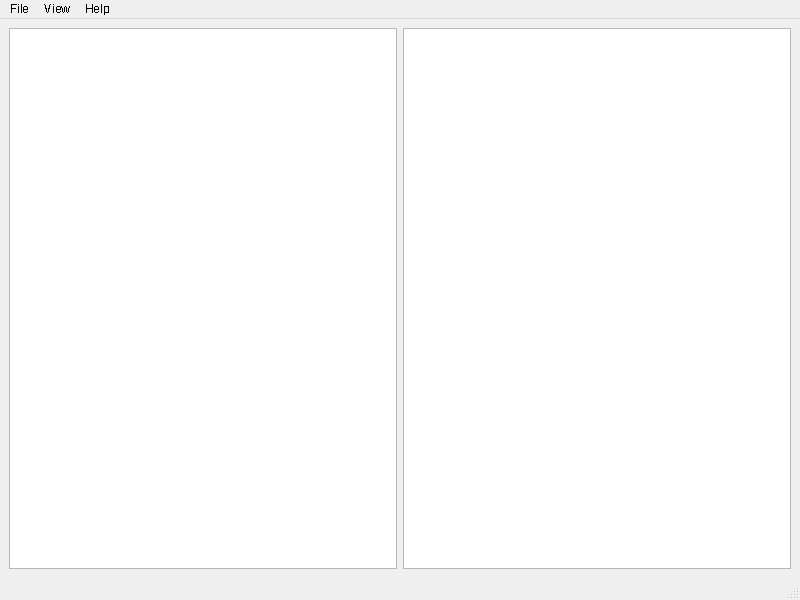
<?xml version="1.0" encoding="UTF-8"?>
<ui version="4.0">
 <class>Sharkdown</class>
 <widget class="QMainWindow" name="Sharkdown">
  <property name="geometry">
   <rect>
    <x>0</x>
    <y>0</y>
    <width>800</width>
    <height>600</height>
   </rect>
  </property>
  <property name="font">
   <font>
    <stylestrategy>NoAntialias</stylestrategy>
   </font>
  </property>
  <property name="windowTitle">
   <string>Sharkdown</string>
  </property>
  <widget class="QWidget" name="centralwidget">
   <layout class="QHBoxLayout" name="horizontalLayout">
    <item>
     <layout class="QHBoxLayout" name="horizontal_layout">
      <item>
       <widget class="QTextEdit" name="Markdown">
        <property name="font">
         <font>
          <family>MS Sans Serif</family>
          <pointsize>12</pointsize>
          <kerning>false</kerning>
         </font>
        </property>
        <property name="mouseTracking">
         <bool>true</bool>
        </property>
        <property name="focusPolicy">
         <enum>Qt::ClickFocus</enum>
        </property>
       </widget>
      </item>
      <item>
       <widget class="QTextBrowser" name="HtmlViewer"/>
      </item>
     </layout>
    </item>
   </layout>
  </widget>
  <widget class="QMenuBar" name="menubar">
   <property name="geometry">
    <rect>
     <x>0</x>
     <y>0</y>
     <width>800</width>
     <height>21</height>
    </rect>
   </property>
   <widget class="QMenu" name="menuFile">
    <property name="title">
     <string>File</string>
    </property>
    <addaction name="actionNew"/>
    <addaction name="actionSave"/>
    <addaction name="actionSave_As"/>
    <addaction name="separator"/>
    <addaction name="actionExit"/>
   </widget>
   <widget class="QMenu" name="menuView">
    <property name="title">
     <string>View</string>
    </property>
    <addaction name="actionEditor_Viewer"/>
    <addaction name="actionEditor"/>
    <addaction name="actionViewer_Only"/>
   </widget>
   <widget class="QMenu" name="menuHelp">
    <property name="title">
     <string>Help</string>
    </property>
    <addaction name="actionDocs"/>
    <addaction name="separator"/>
    <addaction name="actionAbout"/>
   </widget>
   <addaction name="menuFile"/>
   <addaction name="menuView"/>
   <addaction name="menuHelp"/>
  </widget>
  <widget class="QStatusBar" name="statusbar"/>
  <action name="actionEditor_Viewer">
   <property name="text">
    <string>Editor - Viewer</string>
   </property>
   <property name="shortcut">
    <string>Ctrl+1</string>
   </property>
  </action>
  <action name="actionEditor">
   <property name="text">
    <string>Editor Only</string>
   </property>
   <property name="shortcut">
    <string>Ctrl+2</string>
   </property>
  </action>
  <action name="actionViewer_Only">
   <property name="text">
    <string>Viewer Only</string>
   </property>
   <property name="shortcut">
    <string>Ctrl+3</string>
   </property>
  </action>
  <action name="actionNew">
   <property name="text">
    <string>New</string>
   </property>
   <property name="shortcut">
    <string>Ctrl+N</string>
   </property>
  </action>
  <action name="actionSave">
   <property name="text">
    <string>Save</string>
   </property>
   <property name="shortcut">
    <string>Ctrl+S</string>
   </property>
  </action>
  <action name="actionSave_As">
   <property name="text">
    <string>Save As</string>
   </property>
   <property name="shortcut">
    <string>Ctrl+Shift+S</string>
   </property>
  </action>
  <action name="actionClose">
   <property name="text">
    <string>Close</string>
   </property>
  </action>
  <action name="actionExit">
   <property name="text">
    <string>Exit</string>
   </property>
   <property name="shortcut">
    <string>Ctrl+Q</string>
   </property>
  </action>
  <action name="actionDocs">
   <property name="text">
    <string>Docs</string>
   </property>
  </action>
  <action name="actionAbout">
   <property name="text">
    <string>About</string>
   </property>
  </action>
 </widget>
 <resources/>
 <connections/>
</ui>
